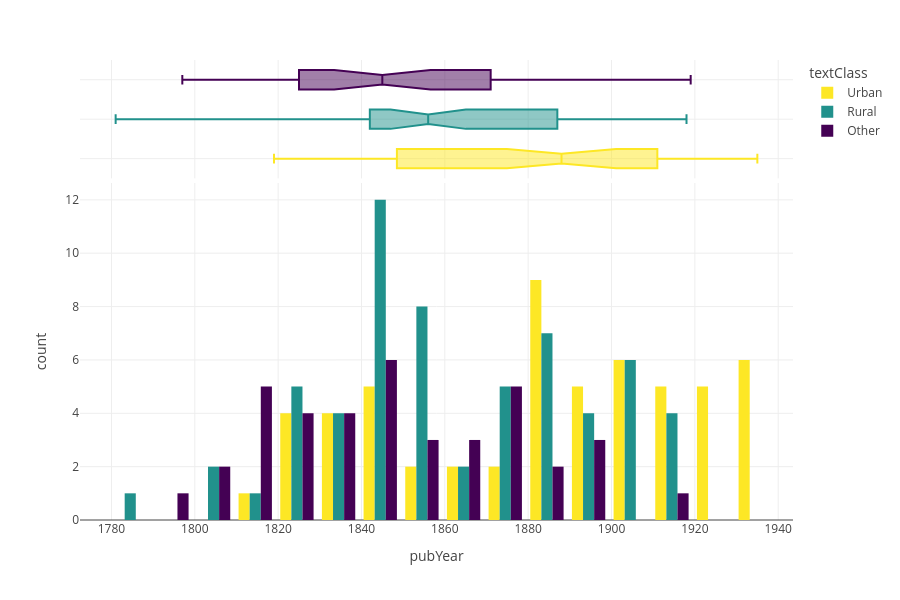

Notebook source saved alongside this figure:
### Code cell
px.histogram(df,
             x="pubYear",
             color="textClass",
             color_discrete_sequence=COLOR_VIRIDIS,
             barmode='group',
             marginal="box",
             height=600)

### Figure 1 — Plotly figure (JSON) as saved in the notebook; plotly's stock layout.template omitted (floating-point values rounded to 4 significant figures)
{"data": [{"alignmentgroup": "True", "bingroup": "x", "hovertemplate": "textClass=Urban<br>pubYear=%{x}<br>count=%{y}<extra></extra>", "legendgroup": "Urban", "marker": {"color": "#fde725", "pattern": {"shape": ""}}, "name": "Urban", "offsetgroup": "Urban", "orientation": "v", "showlegend": true, "type": "histogram", "x": [1819, 1822, 1822, 1827, 1827, 1832, 1835, 1837, 1838, 1840, 1840, 1840, 1843, 1847, 1850, 1857, 1866, 1866, 1874, 1878, 1880, 1883, 1884, 1885, 1886, 1886, 1887, 1888, 1888, 1890, 1892, 1896, 1897, 1898, 1901, 1904, 1904, 1906, 1906, 1908, 1910, 1910, 1912, 1915, 1916, 1921, 1924, 1925, 1925, 1927, 1930, 1932, 1932, 1933, 1934, 1935], "xaxis": "x", "yaxis": "y"}, {"alignmentgroup": "True", "hovertemplate": "textClass=Urban<br>pubYear=%{x}<extra></extra>", "legendgroup": "Urban", "marker": {"color": "#fde725"}, "name": "Urban", "notched": true, "offsetgroup": "Urban", "showlegend": false, "type": "box", "x": [1819, 1822, 1822, 1827, 1827, 1832, 1835, 1837, 1838, 1840, 1840, 1840, 1843, 1847, 1850, 1857, 1866, 1866, 1874, 1878, 1880, 1883, 1884, 1885, 1886, 1886, 1887, 1888, 1888, 1890, 1892, 1896, 1897, 1898, 1901, 1904, 1904, 1906, 1906, 1908, 1910, 1910, 1912, 1915, 1916, 1921, 1924, 1925, 1925, 1927, 1930, 1932, 1932, 1933, 1934, 1935], "xaxis": "x2", "yaxis": "y2"}, {"alignmentgroup": "True", "bingroup": "x", "hovertemplate": "textClass=Rural<br>pubYear=%{x}<br>count=%{y}<extra></extra>", "legendgroup": "Rural", "marker": {"color": "#21918c", "pattern": {"shape": ""}}, "name": "Rural", "offsetgroup": "Rural", "orientation": "v", "showlegend": true, "type": "histogram", "x": [1781, 1800, 1809, 1817, 1820, 1826, 1827, 1827, 1828, 1837, 1838, 1839, 1839, 1841, 1842, 1842, 1843, 1843, 1844, 1845, 1846, 1847, 1849, 1849, 1849, 1852, 1852, 1856, 1856, 1856, 1856, 1856, 1857, 1862, 1865, 1870, 1872, 1875, 1875, 1879, 1883, 1883, 1884, 1885, 1885, 1887, 1887, 1893, 1897, 1897, 1898, 1901, 1901, 1904, 1905, 1908, 1908, 1910, 1911, 1915, 1918], "xaxis": "x", "yaxis": "y"}, {"alignmentgroup": "True", "hovertemplate": "textClass=Rural<br>pubYear=%{x}<extra></extra>", "legendgroup": "Rural", "marker": {"color": "#21918c"}, "name": "Rural", "notched": true, "offsetgroup": "Rural", "showlegend": false, "type": "box", "x": [1781, 1800, 1809, 1817, 1820, 1826, 1827, 1827, 1828, 1837, 1838, 1839, 1839, 1841, 1842, 1842, 1843, 1843, 1844, 1845, 1846, 1847, 1849, 1849, 1849, 1852, 1852, 1856, 1856, 1856, 1856, 1856, 1857, 1862, 1865, 1870, 1872, 1875, 1875, 1879, 1883, 1883, 1884, 1885, 1885, 1887, 1887, 1893, 1897, 1897, 1898, 1901, 1901, 1904, 1905, 1908, 1908, 1910, 1911, 1915, 1918], "xaxis": "x2", "yaxis": "y2"}, {"alignmentgroup": "True", "bingroup": "x", "hovertemplate": "textClass=Other<br>pubYear=%{x}<br>count=%{y}<extra></extra>", "legendgroup": "Other", "marker": {"color": "#440154", "pattern": {"shape": ""}}, "name": "Other", "offsetgroup": "Other", "orientation": "v", "showlegend": true, "type": "histogram", "x": [1797, 1801, 1804, 1810, 1811, 1814, 1818, 1819, 1825, 1825, 1825, 1828, 1832, 1833, 1833, 1835, 1840, 1842, 1842, 1845, 1846, 1848, 1851, 1854, 1854, 1864, 1864, 1864, 1871, 1871, 1875, 1877, 1878, 1881, 1883, 1890, 1891, 1897, 1919], "xaxis": "x", "yaxis": "y"}, {"alignmentgroup": "True", "hovertemplate": "textClass=Other<br>pubYear=%{x}<extra></extra>", "legendgroup": "Other", "marker": {"color": "#440154"}, "name": "Other", "notched": true, "offsetgroup": "Other", "showlegend": false, "type": "box", "x": [1797, 1801, 1804, 1810, 1811, 1814, 1818, 1819, 1825, 1825, 1825, 1828, 1832, 1833, 1833, 1835, 1840, 1842, 1842, 1845, 1846, 1848, 1851, 1854, 1854, 1864, 1864, 1864, 1871, 1871, 1875, 1877, 1878, 1881, 1883, 1890, 1891, 1897, 1919], "xaxis": "x2", "yaxis": "y2"}], "layout": {"barmode": "group", "height": 600, "legend": {"title": {"text": "textClass"}, "tracegroupgap": 0}, "margin": {"t": 60}, "xaxis": {"anchor": "y", "domain": [0, 1], "title": {"text": "pubYear"}}, "xaxis2": {"anchor": "y2", "domain": [0, 1], "matches": "x", "showticklabels": false}, "yaxis": {"anchor": "x", "domain": [0, 0.7326], "title": {"text": "count"}}, "yaxis2": {"anchor": "x2", "domain": [0.7426, 1], "matches": "y2", "showline": false, "showticklabels": false, "ticks": ""}}}
